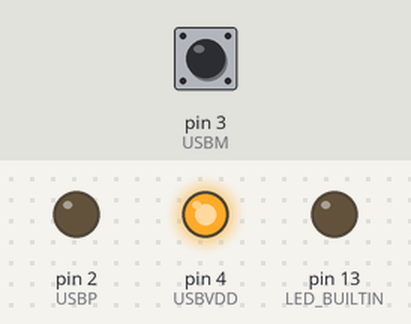
The sketch below on a simulated Arduino Uno, built with avr-gcc and run on an emulated ATmega328P. Shown: output pins drawn as LEDs (lit = HIGH). Inputs (shaded band) come from the test bench; at power-on: pin 3 (USBM) HIGH.

Above: at 0.8 s.
0.9 s: pin 3 (USBM) pulled LOW for 0.15 s
Timing chart, 0 to 3.9 s (numbered marks = the images above; inputs shaded):
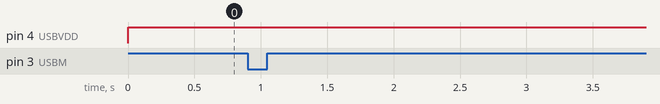

The sketch:

disabler.ino
```cpp
// (licence header left out)
const int USBP = 2;
const int USBM = 3;
const int USBVDD = 4;

void setup()
{
	pinMode(LED_BUILTIN, OUTPUT);

	pinMode(USBVDD, OUTPUT);
	pinMode(USBP, INPUT);
	pinMode(USBM, INPUT_PULLUP);

	digitalWrite(USBVDD, 1);

	delay(5);

	for (uint8_t n = 0; n < 20; ++n)
	{
		while (digitalRead(USBM));

		pinMode(USBP, OUTPUT);
		digitalWrite(USBP, 0);

		while (!digitalRead(USBM));

		pinMode(USBP, INPUT);
	}
}

void loop()
{
	digitalWrite(LED_BUILTIN, digitalRead(USBM));
}
```
